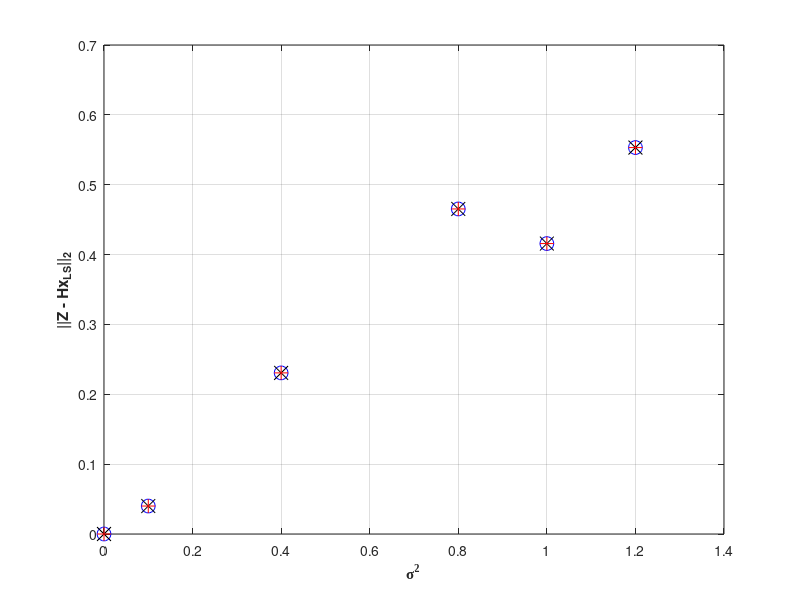

Write MATLAB code to recreate this figure.
% Code by Christopher E. Petrin
% Prepared for MAE 5010: Data Assimilation (Spring 2020, Dr. Omer San)
% For Homework #1, Problem #1

% Input Data, given in problem statement
f = [0.9; 1.0; 1.1; 1.2; 1.3];
gamf = [1/0.9; 1/0.7; 1/0.5; 1/0.3; 1/0.2];

% Discretized layers & temperatures, given in problem statement
p = [1.0; 0.5; 0.2];
T = [0.9 0.85 0.875];

% Set pre-noise temperatures in a variable
xbar = transpose(T);

% Evaluate ai1, ai2, ai3 using input data
%  Initialize outside of loop
a1 = zeros(5,1);		a2 = zeros(5,1);		a3 = zeros(5,1);

%  loop through all i indices, evaluating integral of function over
%   specified p.
for i = 1:5
	% Define function
	a_fun = @(p) p.*gamf(i).*exp(-p .* gamf(i));
	a1(i) = integral(a_fun, 0.5, 1.0);
	a2(i) = integral(a_fun, 0.2, 0.5);
	a3(i) = integral(a_fun, 0.0, 0.2);
end

% Collate into matrix H & compute general inverse of H
H = [a1, a2, a3];
Hplus = inv(H'*H)*H';

% Compute Zbar as Zbar = H*xbar
Zbar = H*xbar;

% Add noise to observation, then recover x
%  Given the following variances in problem statement
vars = [0.0; 0.1; 0.4; 0.8; 1.0; 1.2];
%  Initialize outside of loop
V = zeros(5,size(vars,1));
Z = zeros(5,size(vars,1));
xLU = zeros(3,size(vars,1),1);
xQR = zeros(3,size(vars,1),1);
LUresidual = zeros(size(vars,1),1);
QRresidual = zeros(size(vars,1),1);
SVDresidual = zeros(size(vars,1),1);

for j = 1:size(vars,1)
	V(:,j) = vars(j).*rand(5,1);
	% Let Z = Zbar + V be the noisy observation
	Z(:,j) = Zbar + V(:,j);
end

%% SOLVE THE PROBLEM
% Part A: Recover x using least squares method & plot results
tic
for j = 1:size(vars,1)
	% Recover x
	xLU(:,j) = Hplus*Z(:,j);
	%  Calculate residuals for each j variance index
	LUresidual(j) = norm(Z(:,j) - H*xLU(:,j));
end
LSresults = [vars LUresidual];
toc

% Part B: Recover x using QR decomposition
%  Use in-built MATLAB function for qr decomp. Note that, if using NVIDIA
%  drivers, this may crash MATLAB if drivers are out of date.
tic
[Q, R] = qr(H,0);
xQR = inv(R)*(Q'*Z);
%  Calculate residuals for each j variance index
for j = 1:size(vars,1)
		QRresidual(j) = norm(Z(:,j) - H*xQR(:,j));
end
QRresults = [vars QRresidual];
toc

% Part C: Recover x using SVD decomposition
tic
%  Step 1: Compute SVD of H
[U, S, V] = svd(H,'econ');
%  Step 2-4: Compute rotation, scaling & rotation
xSVD = V*(S^(-1))*U'*Z;
%  Calculate residuals for each j variance index
for j = 1:size(vars,1)
		SVDresidual(j) = norm(Z(:,j) - H*xQR(:,j));
end
SVDresults = [vars SVDresidual];
toc

% Plot
plot(LSresults(:,1), LSresults(:,2), 'ob','MarkerSize',10);
	xlabel('\sigma^2','FontName','TimesNewRoman','FontWeight','bold'); 
	ylabel('||Z - Hx_L_S||_2','FontWeight','bold')
	grid on
	hold on
	plot(QRresults(:,1), QRresults(:,2), 'xk', 'MarkerFaceColor','k',...
		'MarkerSize',10);
	plot(SVDresults(:,1), SVDresults(:,2), '+r', 'MarkerFaceColor','r',...
		'MarkerSize',10);
	hold off
